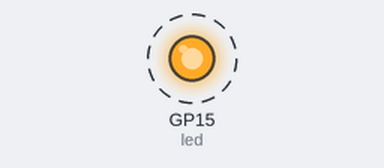
This program was run on a simulated Raspberry Pi Pico running MicroPython. On the bench: output pins drawn as LEDs (lit = HIGH). Dashed ring = blinking. What the program prints to the serial console is not drawn.

Above: at 2.5 s.
Timing chart, 0 to 6.6 s (numbered marks = the images above):
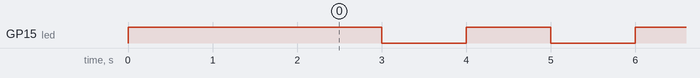

The program:

main.py
```python
from machine import Pin
import time
led = Pin(15, Pin.OUT)
led.value(1)
time.sleep(2)
led.value(0)


while True:
    led.on()
    print("prendido")
    time.sleep(1)
    led.off()
    print("apagado")
    time.sleep(1)
```

Measured:
- by itself, GP15 (led): alternates HIGH for 1.0 s and LOW for 1.0 s
